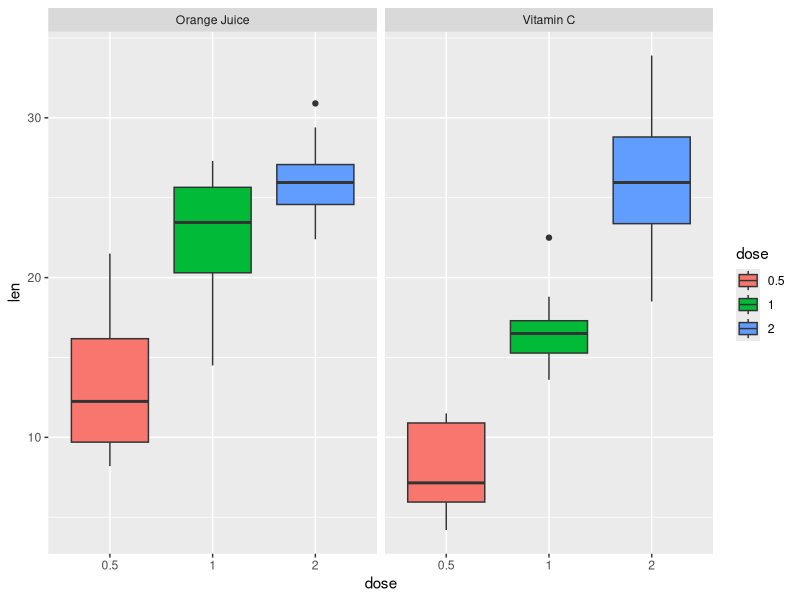

R code for this plot: (Note: this script raises an error after producing the figure.)
## ---- chunk 1
#load libraries
library (ggplot2)
library (datasets)
#?ToothGrowth
## ---- chunk 2
ToothGrowth$dose<-as.factor(ToothGrowth$dose) #dose as a factor
levels(ToothGrowth$supp)<-c("Orange Juice","Vitamin C") #rename supplement type
summary(ToothGrowth)
## ---- chunk 3
ggplot(ToothGrowth, aes(x=dose, y=len))+
  geom_boxplot(aes(fill=dose))+
  #geom_smooth(aes(group=1),method = "lm", se = TRUE)+
  facet_grid(.~supp)
## ---- chunk 4
#subsetting the data by dose
dose05_1 <- subset(ToothGrowth, dose %in% c(0.5,1))
dose1_2 <- subset(ToothGrowth, dose %in% c(1,2))
dose05_2 <- subset(ToothGrowth, dose %in% c(0.5,2))

#0.5mg vs 1mg
t.test(len ~ dose, data=dose05_1, paired=FALSE, var.equal=FALSE)
#1mg vs 2mg
t.test(len ~ dose, data=dose05_2, paired=FALSE, var.equal=FALSE)
#0.5mg vs 2mg
t.test(len ~ dose, data=dose1_2, paired=FALSE, var.equal=FALSE)
## ---- chunk 5
#delivery method t-tests
t.test(len ~ supp, ToothGrowth[ToothGrowth$dose == .5, ],paired=FALSE, var.equal=FALSE)
t.test(len ~ supp, ToothGrowth[ToothGrowth$dose == 1, ],paired=FALSE, var.equal=FALSE)
t.test(len ~ supp, ToothGrowth[ToothGrowth$dose == 2, ],paired=FALSE, var.equal=FALSE)
